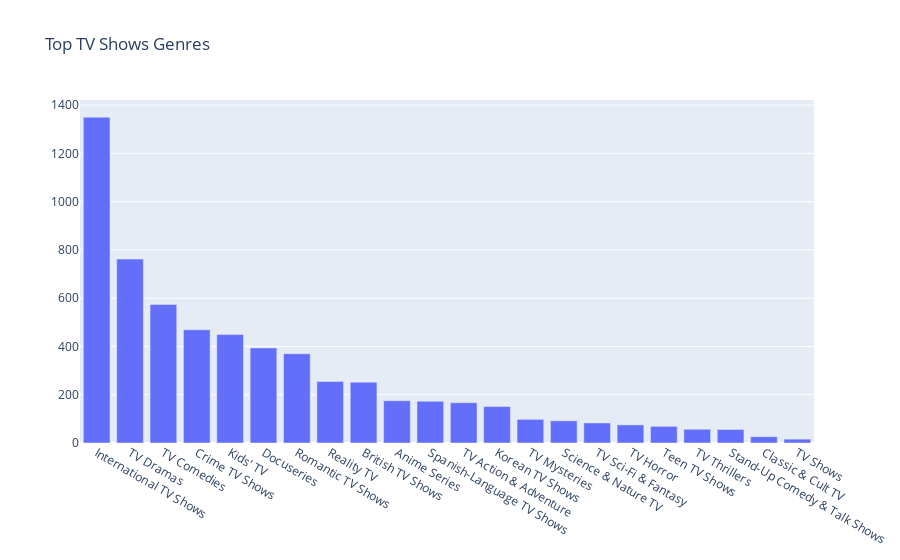

Notebook cell for this chart:
### Code cell
top_genres(show_df, title='Top TV Shows Genres')

### Figure 1 — Plotly figure (JSON) as saved in the notebook; plotly's stock layout.template omitted (floating-point values rounded to 4 significant figures)
{"data": [{"type": "bar", "x": ["International TV Shows", "TV Dramas", "TV Comedies", "Crime TV Shows", "Kids' TV", "Docuseries", "Romantic TV Shows", "Reality TV", "British TV Shows", "Anime Series", "Spanish-Language TV Shows", "TV Action & Adventure", "Korean TV Shows", "TV Mysteries", "Science & Nature TV", "TV Sci-Fi & Fantasy", "TV Horror", "Teen TV Shows", "TV Thrillers", "Stand-Up Comedy & Talk Shows", "Classic & Cult TV", "TV Shows"], "y": [1350, 762, 574, 469, 449, 394, 370, 255, 252, 175, 173, 167, 151, 98, 92, 83, 75, 69, 57, 56, 26, 16]}], "layout": {"title": {"text": "Top TV Shows Genres"}, "xaxis": {"categoryorder": "total descending"}}}
